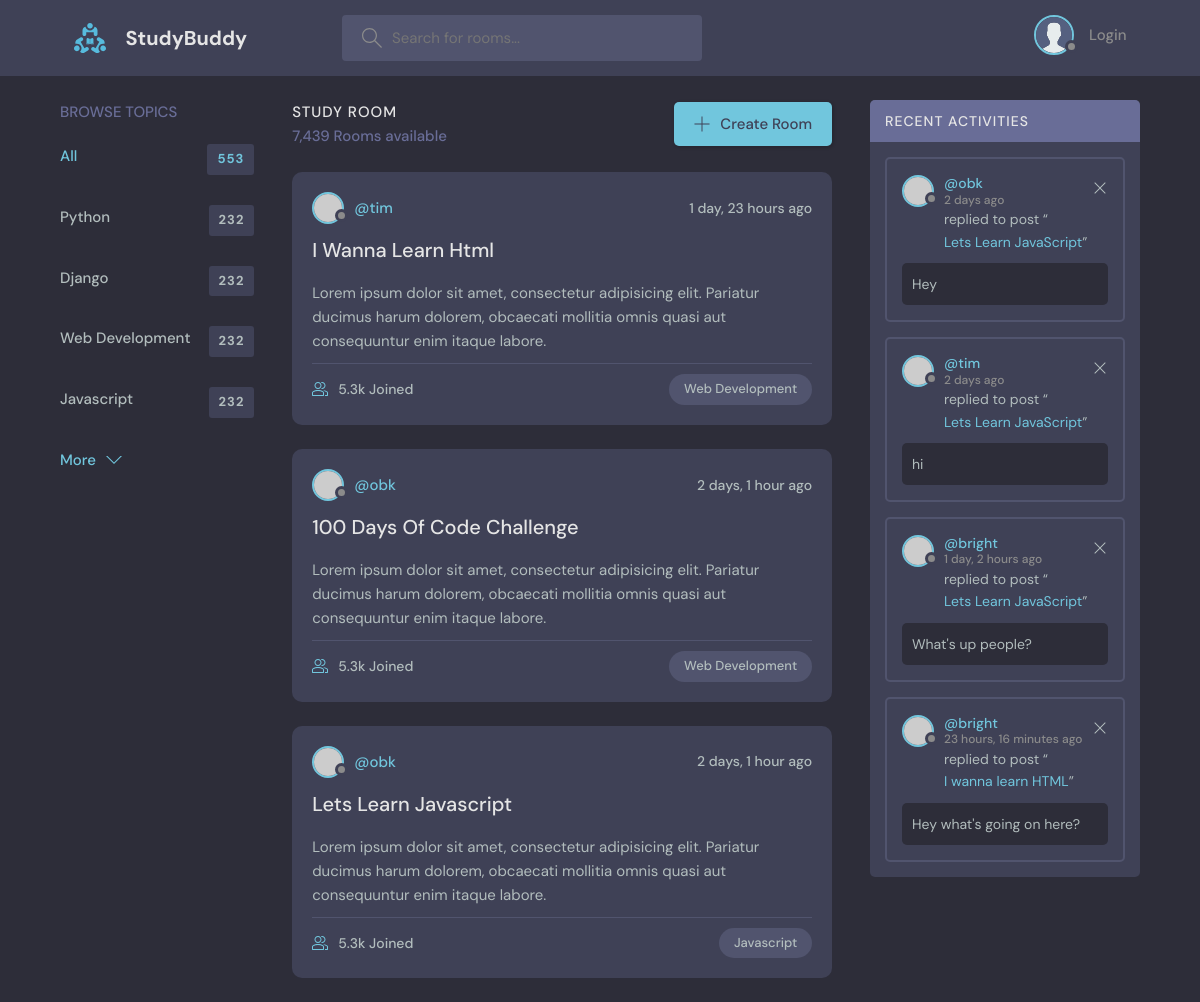
The page / on the database its author committed.
### app/models.py (models this page shows, shortened)
class Topic(models.Model):
    name = models.CharField(max_length=200)

class Room(models.Model):
    host = models.ForeignKey(User, on_delete=models.SET_NULL, null=True)
    topic = models.ForeignKey(Topic, on_delete=models.SET_NULL, null=True)
    name = models.CharField(max_length=200, null=True, blank=True)
    description = models.TextField(null=True, blank=True)
    participants = models.ManyToManyField(User, related_name='participants', blank=True)
    updated = models.DateTimeField(auto_now_add=True)
    created = models.DateTimeField(auto_now_add=True)
    def __str__(self):
        return self.name
    class Meta:
        ordering = ['-updated', '-created']

class Message(models.Model):
    user = models.ForeignKey(User, on_delete=models.CASCADE)
    room = models.ForeignKey(Room, on_delete=models.CASCADE)
    body = models.TextField()
    updated = models.DateTimeField(auto_now_add=True)
    created = models.DateTimeField(auto_now_add=True)
    def __str__(self):
        return self.body[0:50]

### app/views.py (the view)
# urls.py: 2. Add a URL to urlpatterns:  path('', views.home, name='home')
def home(request):
    q = request.GET.get('q') if request.GET.get('q') != None else ''
    rooms = Room.objects.filter(Q(topic__name__icontains=q) |
                                Q(name__icontains=q) |
                                Q(description__icontains=q) |
                                Q(host__username__icontains=q))
    room_count = rooms.count()
    topics = Topic.objects.all()
    room_message = Message.objects.filter(Q(room__topic__name__icontains=q))
    context = {'rooms': rooms, 'topics': topics, 'room_count': room_count, 'room_message': room_message}
    return render(request, 'home.html', context)

### templates/home.html
{% extends 'main.html' %}
{% block content %}
<main class="layout layout--3">
  <div class="container">
{% include 'topics_component.html' %}
{% include 'feed_component.html' %}
{% include 'activity_component.html' %}
  </div>
</main>
{% endblock %}

### templates/topics_component.html
<div class="topics">
    <div class="topics__header">
        <h2>Browse Topics</h2>
    </div>
    <ul class="topics__list">
        <li>
            <a href="{% url 'home' %}" class="active">All <span>553</span></a>
        </li>
        {% for topic in topics %}
        <li>
            <a href="{% url 'home' %}?q={{topic.name}}">{{topic.name|title}} <span>232</span></a>
        </li>
        {% endfor %}
    </ul>
    <a class="btn btn--link" href="topics.html">
        More
        <svg version="1.1" xmlns="http://www.w3.org/2000/svg" width="32" height="32" viewBox="0 0 32 32">
            <title>chevron-down</title>
            <path d="M16 21l-13-13h-3l16 16 16-16h-3l-13 13z"></path>
        </svg>
    </a>
</div>

### templates/feed_component.html (shortened to what this page needs)
<div class="roomList">
  <div class="roomList__header">
    <div>
      <h2>Study Room</h2>
      <p>7,439 Rooms available</p>
    </div>
    <a class="btn btn--main" href="create-room.html">
      <svg version="1.1" xmlns="http://www.w3.org/2000/svg" width="32" height="32" viewBox="0 0 32 32">
        <title>add</title>
        <path d="M16.943 0.943h-1.885v14.115h-14.115v1.885h14.115v14.115h1.885v-14.115h14.115v-1.885h-14.115v-14.115z"></path>
      </svg>
      Create Room
    </a>
  </div>
  {% for room in rooms %}
  <div class="roomListRoom">
    <div class="roomListRoom__header">
      <a href="{% url 'profile' room.host.id %}" class="roomListRoom__author">
        <div class="avatar avatar--small">
          <img src="https://randomuser.me/api/portraits/women/11.jpg" />
        </div>
        <span>@{{room.host.username}}</span>
      </a>
      <div class="roomListRoom__actions">
        <span>{{room.created|timesince}} ago</span>
      </div>
    </div>
    <div class="roomListRoom__content">
      <a href="{% url 'room' room.id %}">{{room.name|title}}</a>
      <p>
        Lorem ipsum dolor sit amet, consectetur adipisicing elit. Pariatur ducimus harum dolorem, obcaecati
        mollitia omnis quasi aut consequuntur enim itaque labore.
      </p>
    </div>
    <div class="roomListRoom__meta">
      <a href="room.html" class="roomListRoom__joined">
        5.3k Joined
      </a>
      <p class="roomListRoom__topic">{{room.topic.name|title}}</p>
    </div>
  </div>
  {% endfor %}
</div>

### templates/activity_component.html
<div class="activities">
  <div class="activities__header">
    <h2>Recent Activities</h2>
  </div>
  {% for message in room_message %}
  <div class="activities__box">
    <div class="activities__boxHeader roomListRoom__header">
      <a href="profile.html" class="roomListRoom__author">
        <div class="avatar avatar--small">
          <img src="https://randomuser.me/api/portraits/women/11.jpg" />
        </div>
        <p>
          @{{message.user}}
          <span>{{message.created|timesince}} ago</span>
        </p>
      </a>
      <div class="roomListRoom__actions">
        <a href="#">
          <svg version="1.1" xmlns="http://www.w3.org/2000/svg" width="32" height="32" viewBox="0 0 32 32">
            <title>remove</title>
            <path d="M27.314 6.019l-1.333-1.333-9.98 9.981-9.981-9.981-1.333 1.333 9.981 9.981-9.981 9.98 1.333 1.333 9.981-9.98 9.98 9.98 1.333-1.333-9.98-9.98 9.98-9.981z"></path>
          </svg>
        </a>
      </div>
    </div>
    <div class="activities__boxContent">
      <p>replied to post “<a href="{% url 'room' message.room.id %}">{{message.room}}</a>”</p>
      <div class="activities__boxRoomContent">
        {{message}}
      </div>
    </div>
  </div>
  {% endfor %}
</div>

### rows shown on the page
Topic: name "Python"
Topic: name "Django"
Topic: name "Web Development"
Topic: name "Javascript"
Room: host.username "tim", created "1 day, 23 hours", name "I Wanna Learn Html", topic.name "Web Development"
Room: host.username "obk", created "2 days, 1 hour", name "100 Days Of Code Challenge", topic.name "Web Development"
Room: host.username "obk", created "2 days, 1 hour", name "Lets Learn Javascript", topic.name "Javascript"
Message: user "obk", created "2 days", room "Lets Learn JavaScript", body "Hey"
Message: user "tim", created "2 days", room "Lets Learn JavaScript", body "hi"
Message: user "bright", created "1 day, 2 hours", room "Lets Learn JavaScript", body "What's up people?"
Message: user "bright", created "23 hours, 16 minutes", room "I wanna learn HTML", body "Hey what's going on here?"
